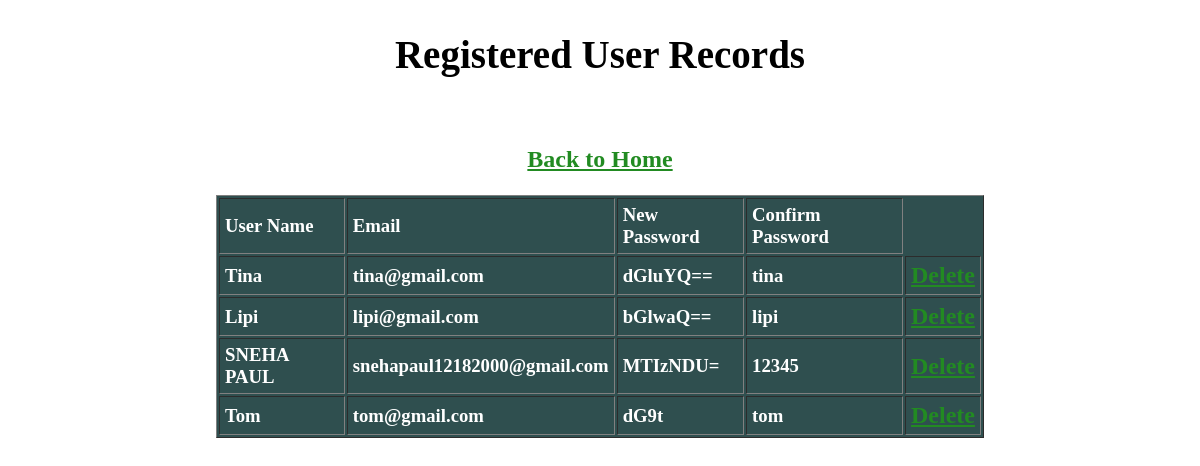
The page /display_registeredUser.php on the database as committed earlier.
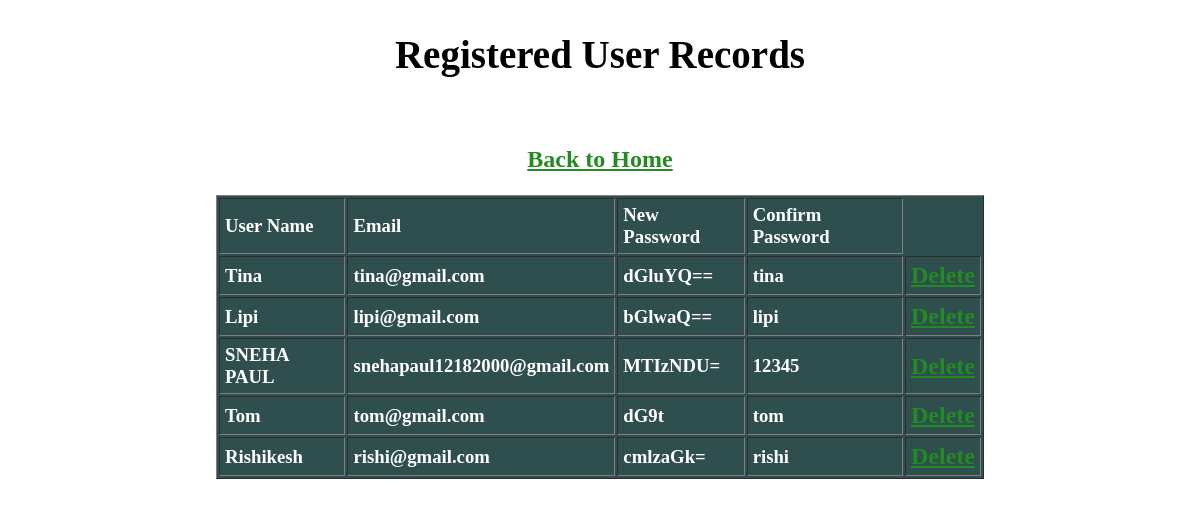
The same page on the database as committed later.
### tables this page shows
CREATE TABLE `register_db` (
  `id` int(10) NOT NULL,
  `uname` varchar(255) NOT NULL,
  `email` varchar(255) NOT NULL,
  `n_password` varchar(255) NOT NULL,
  `con_password` varchar(255) NOT NULL
);

### display_registeredUser.php (the view, shortened to what this page needs)
<?php
include("connection.php");?>
<!DOCTYPE html>
<html>
<head>
</head>
<body>
<h2 style="font-size: 39px;"><center>Registered User Records</center></h2><br>
<h3 style="color:darkgreen;"><center><a href="menu.html">Back to Home </a></center><br>
<table width = "80%" border="1" cellspacing="2" cellpadding="5" align="center" style="background-color: darkSlategray; color: white;">
	<tr>
		<td><strong>User Name</strong></td>
		<td><strong>Email</strong></td>
		<td><strong>New Password</strong></td>
		<td><strong>Confirm Password</strong></td>
	</tr>
    <?php
		$sql = "SELECT * FROM `register_db`";
		$result = mysqli_query($link,$sql);
		if(mysqli_num_rows($result) > 0)
		{
			while($row = mysqli_fetch_assoc($result))
			{
				echo "<tr>";
				echo "<td>".$row["uname"]."</td>";
				echo "<td>".$row["email"]."</td>";
				echo "<td>".$row["n_password"]."</td>";
				echo "<td>".$row["con_password"]."</td>";
				echo "<td><a href='delete_registeredUser.php?id=".$row['id']."'>Delete</a></td>";
				echo "</tr>";
			}
		}
     ?>
</table>
</body>
</html>

Rows that differ between the two databases and show on the page:
added register_db: uname "Rishikesh", email "rishi@gmail.com", n_password "cmlzaGk=", con_password "rishi"
